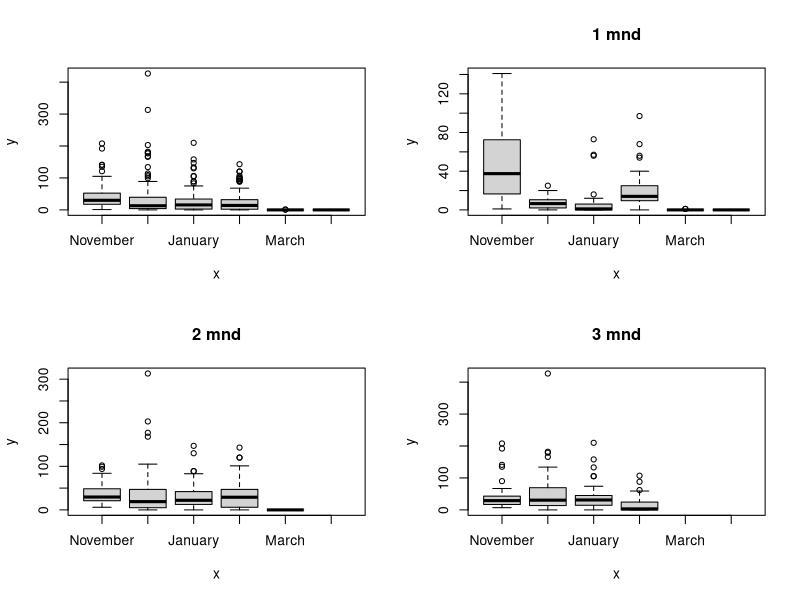
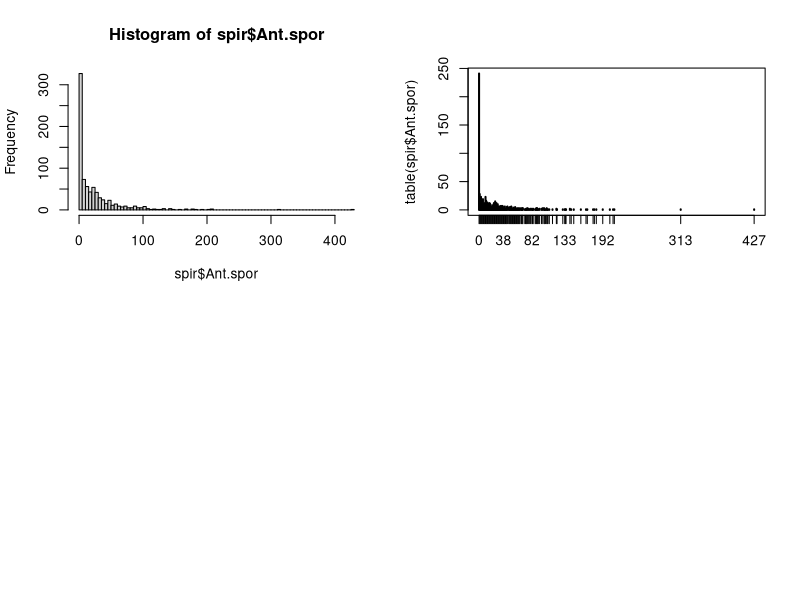
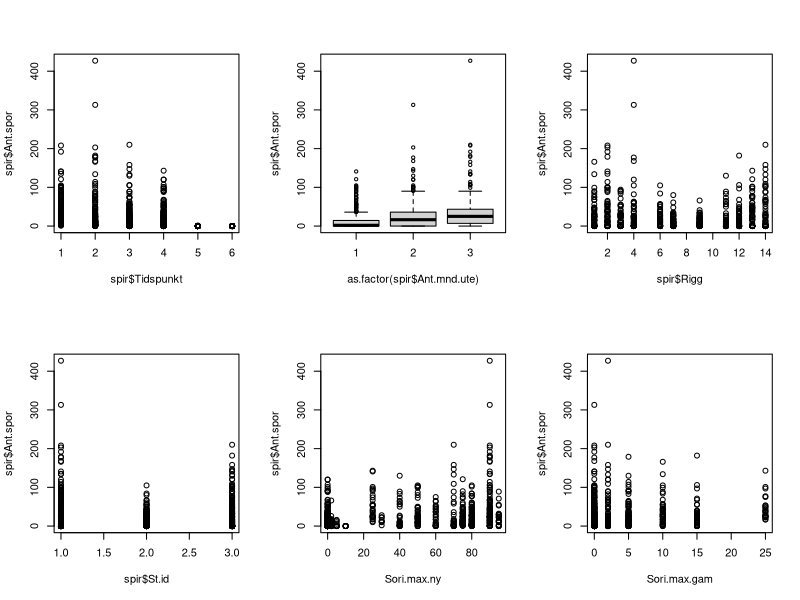
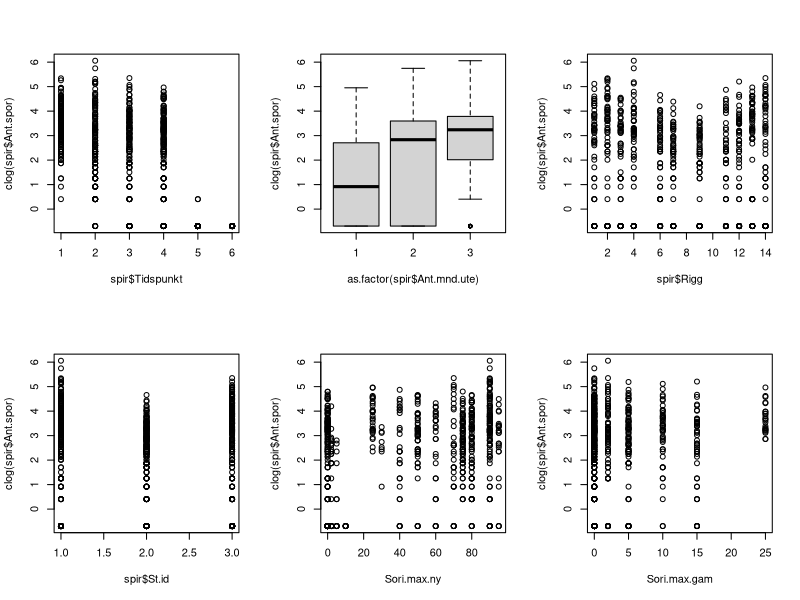
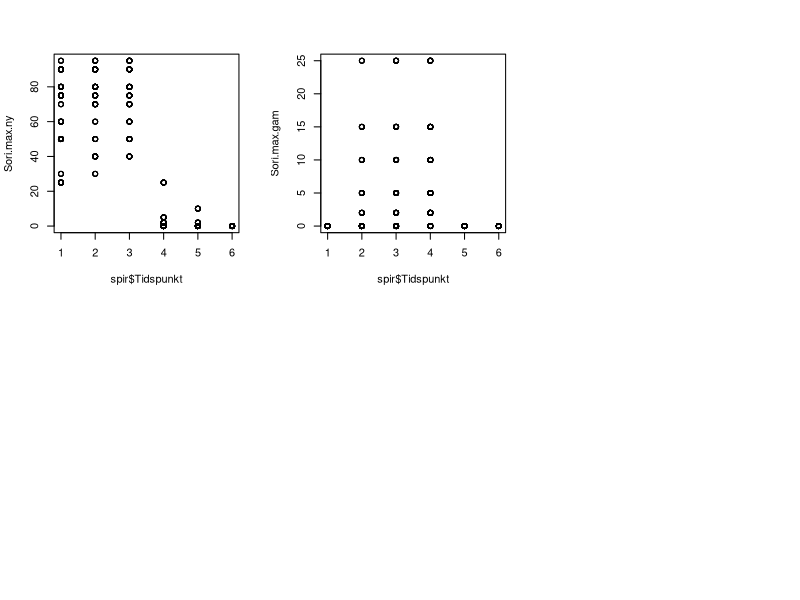

Write the R code that produced these figures, in order. (Note: this script raises an error after producing the figures.)
### HURDLE.R ###
#### Table 2 #####

# I have tried to strip down the original script - which was total chaos.
# Feel free to contact me if you have any questions.

# This script have traces of Norwegian left in it, - I'm sorry for the confusion this may cause.

# Dataset
spir<-read.csv("HURDLE_Data.csv", header=TRUE)

# Libraries
# install.packages("pscl, lmtest")
library(pscl)

# Parameters
names(spir)
# Mnd.ut = month tile was deployed
# Tidspunkt = time (not used)
# Mnd.inn = month tile was collected
# Ant.mnd.ute = number of months tile was deployed
# Rigg = Rig
# Brikke = Tile
# Ant.spor = Number of recruits
# St.id = Station
# .ny = new
# .gam = old
# Sori1, Sori2 and Sori3 = sori cover month 1, 2 and 3 of deployment if appliccable

# Sorting months
Month <- factor(spir$Mnd.ut, levels = c("November","December", "January", "February", "March","April"))
levels(Month)

# Data summaries
par(mfrow=c(2,2))
plot(Month,spir$Ant.spor)
plot(Month[spir$Ant.mnd.ute==1],spir$Ant.spor[spir$Ant.mnd.ute==1], main="1 mnd")
plot(Month[spir$Ant.mnd.ute==2],spir$Ant.spor[spir$Ant.mnd.ute==2], main="2 mnd")
plot(Month[spir$Ant.mnd.ute==3],spir$Ant.spor[spir$Ant.mnd.ute==3], main="3 mnd")

hist(spir$Ant.spor, breaks=100)
plot(table(spir$Ant.spor))
# Count data with many zeros

# Only for visualisation - log-trans
clog<-function(x) log(x+0.5)

Sori.max.ny<-pmax(spir$Sori1.ny, spir$Sori2.ny, spir$Sori3.ny, na.rm=TRUE)
Sori.max.gam<-pmax(spir$Sori1.gam, spir$Sori2.gam, spir$Sori3.gam, na.rm=TRUE)
Sori.max<-pmax(Sori.max.ny,Sori.max.gam)

par(mfrow=c(2,3))
plot(spir$Ant.spor~spir$Tidspunkt+as.factor(spir$Ant.mnd.ute)+spir$Rigg+spir$St.id+Sori.max.ny+Sori.max.gam)
plot(clog(spir$Ant.spor)~spir$Tidspunkt+as.factor(spir$Ant.mnd.ute)+spir$Rigg+spir$St.id+Sori.max.ny+Sori.max.gam)
# Little variation between stations
# Lots of variation between rigs
# Looks likemost of the variation between rigs is caused by replacements (eg a vs b)
# Should include sori cover in predictor !!
# Effect of time - probably soveld by including a polynomial term?

plot(Sori.max.ny~spir$Tidspunkt)
plot(Sori.max.gam~spir$Tidspunkt)

#### Hurdle ####

# A small difference is that with ZIP and ZINB, the binomial GLM models 
# the probability of a false zero versus other types of data, whereas in ZAP and ZANB, 
# the binomial GLM models the probability of presence versus absence. 
# Hence, the estimated regression parameters obtained by ZAP and ZANB should have 
# opposite signs compared to those obtained by ZIP and ZINB due to the definition of π. 
# The underlying idea for the hurdle model is that there are two ecological pro-
# cesses playing a role. In the context of the hippo example, 
# one process is causing the absence of hippos, and at those sites where hippos 
# are present, there is a second pro- cess influencing the number of hippos.
## Zuur et al 2009 ##

# Recruitment or not - first process (spore release or not)
# Number of recruits - second process (settlement, germination etc...)

### Step 1 - model selection ###
# interactions between Tidspunkt and sori are not significant - too tightly linked

hf1<-formula(Ant.spor~Ant.mnd.ute*Tidspunkt+Sori.max.ny*Sori.max.gam)

HP1<-hurdle(hf1, dist="poisson", data=spir)
summary(HP1)
HNb1<-hurdle(hf1, dist="negbin", data=spir)
summary(HNb1)

lrtest(HP1, HNb1) # negbin
AIC(HP1, HNb1)

### Step 2 - parameter selection binomial ###
# dropper termer fra binomialmodell først, deretter fra tellemodell

hf2a<-formula(Ant.spor~Ant.mnd.ute*Tidspunkt+Sori.max.ny*Sori.max.gam
              |Ant.mnd.ute*Tidspunkt+Sori.max.ny+Sori.max.gam)
HNb2.a<-hurdle(hf2a, dist="negbin", data=spir)
lrtest(HNb1,HNb2.a)
AIC(HNb1,HNb2.a) # HNb1 best

hf2b<-formula(Ant.spor~Ant.mnd.ute*Tidspunkt+Sori.max.ny*Sori.max.gam
              |Ant.mnd.ute+Tidspunkt+Sori.max.ny*Sori.max.gam)
HNb2.b<-hurdle(hf2b, dist="negbin", data=spir)
lrtest(HNb1,HNb2.b)
AIC(HNb1,HNb2.b) # HNb1 litt bedre
summary(HNb2.b) 

### Step 3 - parameter selection count, interactions ###
hf3a<-formula(Ant.spor~Ant.mnd.ute*Tidspunkt+Sori.max.ny+Sori.max.gam
              |Ant.mnd.ute*Tidspunkt+Sori.max.ny*Sori.max.gam)
HNb3.a<-hurdle(hf3a, dist="negbin", data=spir)
lrtest(HNb1,HNb3.a)
AIC(HNb1,HNb3.a) # HNb3.a er best

hf3b<-formula(Ant.spor~Ant.mnd.ute+Tidspunkt+Sori.max.ny*Sori.max.gam
              |Ant.mnd.ute*Tidspunkt+Sori.max.ny*Sori.max.gam)
HNb3.b<-hurdle(hf3b, dist="negbin", data=spir)
lrtest(HNb1,HNb3.b)
AIC(HNb1,HNb3.a,HNb3.b) # HNb3.a er best

summary(HNb3.a)

# sjekker dropp i begge interaksjoner også
hf3c<-formula(Ant.spor~Ant.mnd.ute+Tidspunkt+Sori.max.ny+Sori.max.gam
              |Ant.mnd.ute*Tidspunkt+Sori.max.ny*Sori.max.gam)
HNb3.c<-hurdle(hf3c, dist="negbin", data=spir)
lrtest(HNb1,HNb3.c)
AIC(HNb1,HNb3.a,HNb3.c) # HNb3.a er best

### Step 4 - droppe  Sori.max.ny ###
hf4<-formula(Ant.spor~Ant.mnd.ute+Tidspunkt+Sori.max.gam
             |Ant.mnd.ute*Tidspunkt+Sori.max.ny*Sori.max.gam)
HNb4<-hurdle(hf4, dist="negbin", data=spir)

lrtest(HNb3.a,HNb4)
AIC(HNb3.a,HNb4) # HNb3.a er best

### Step 5 - forsøker med tidspolynom (basert på plotting av data) ###
hf5<-formula(Ant.spor~Ant.mnd.ute+poly(Tidspunkt,2)+Sori.max.ny+Sori.max.gam+Ant.mnd.ute:Tidspunkt
             |Ant.mnd.ute*Tidspunkt+Sori.max.ny*Sori.max.gam)
HNb5<-hurdle(hf5, dist="negbin", data=spir)
lrtest(HNb3.a, HNb5)
AIC(HNb3.a, HNb5) # HNb3.a

summary(HNb5)
summary(HNb3.a)
